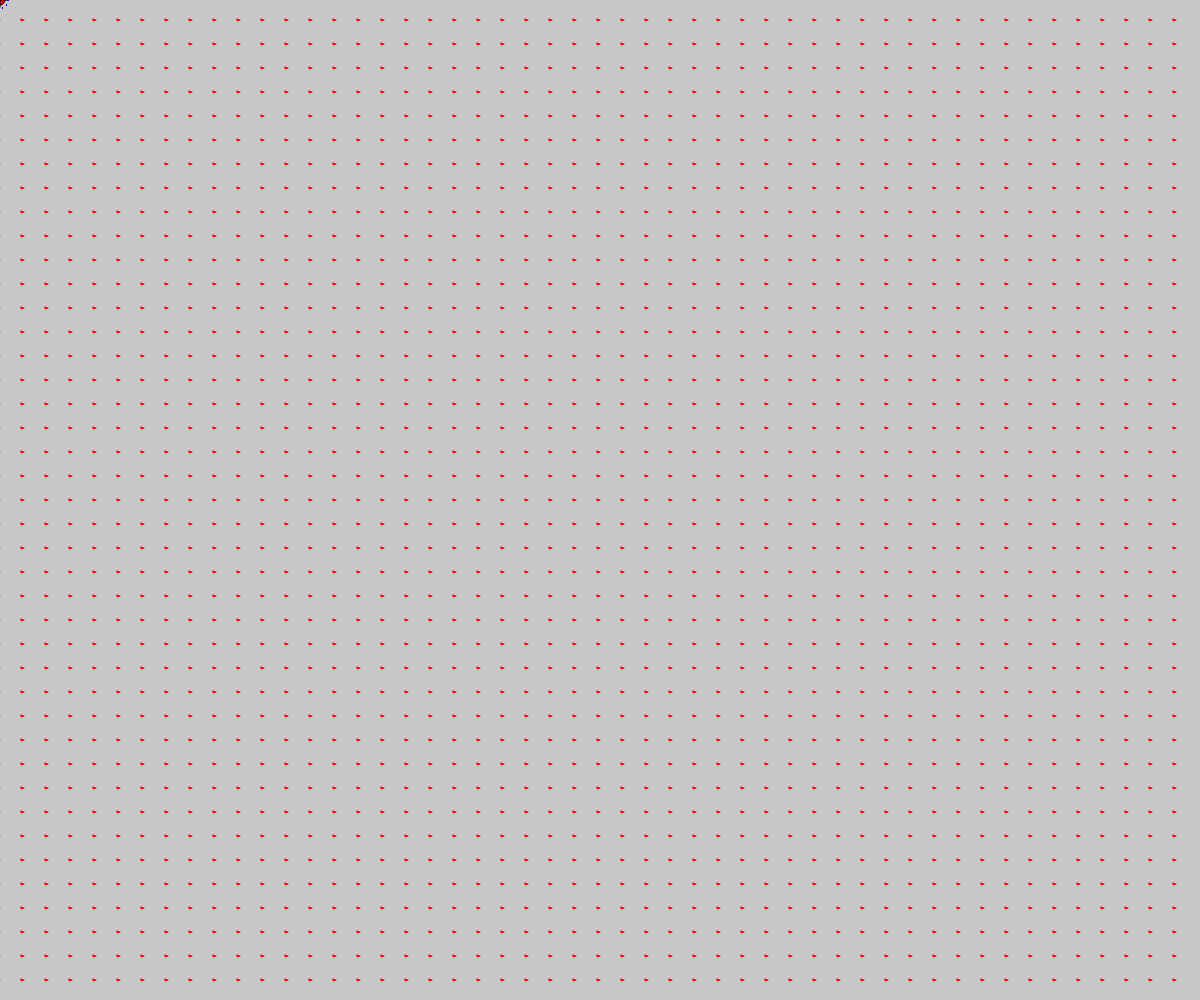
Frame 1 (no input)
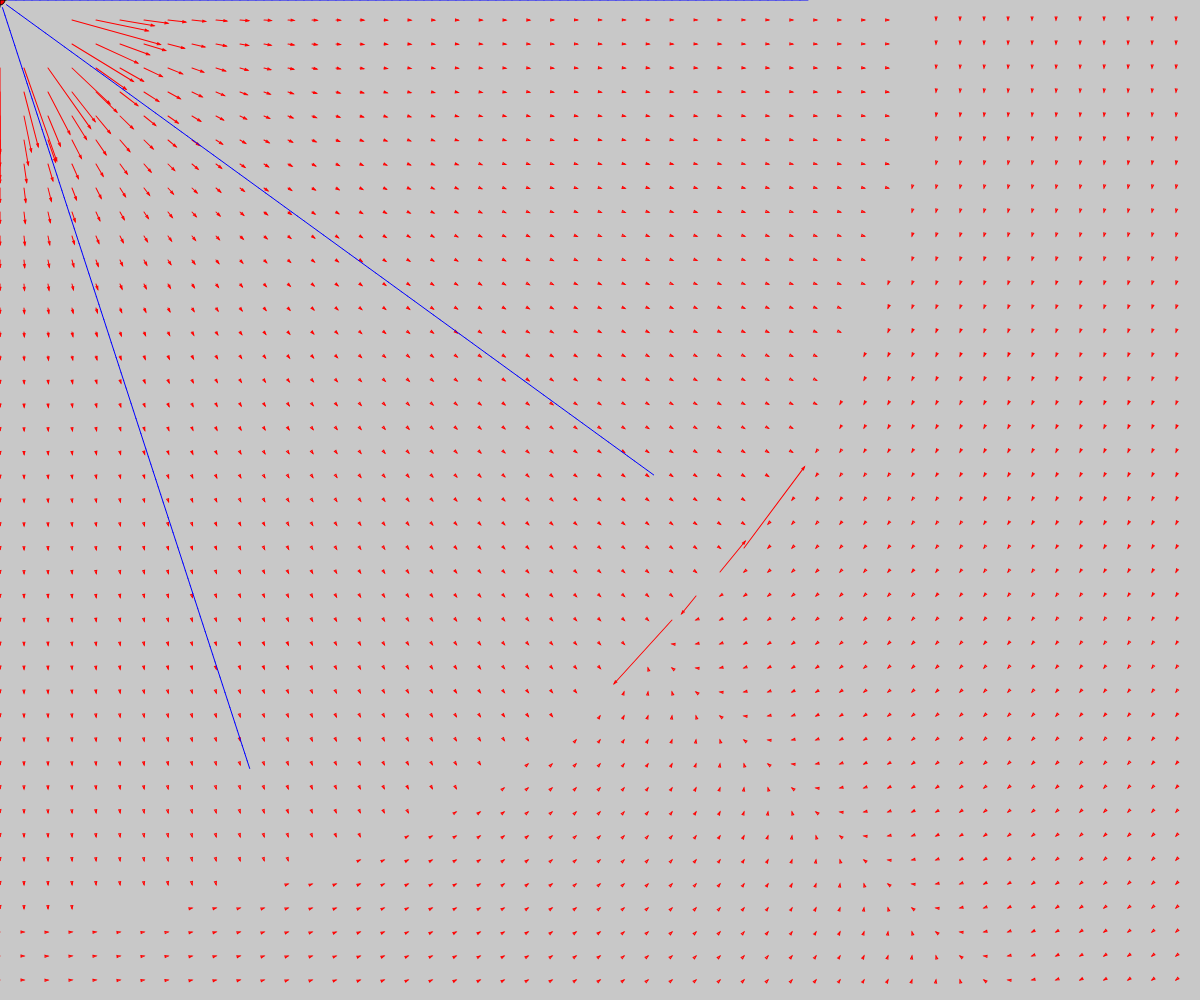
Frame 60 (no input)
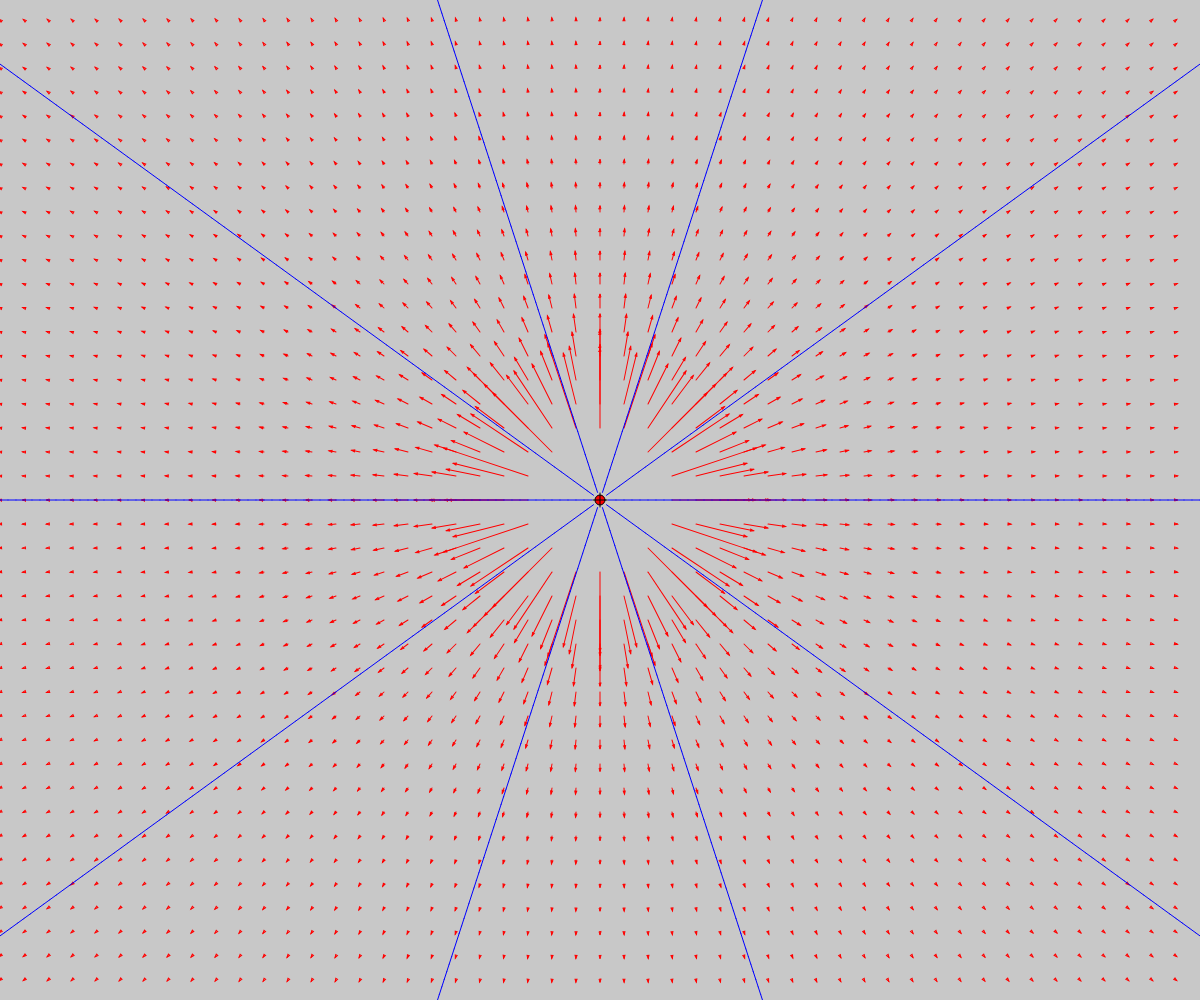
Frame 120 (the mouse pressed at the canvas centre since frame 60)

The p5.js sketch that drew these frames (run headless with seeded random() and noise() and a simulated clock; from frame 60 on, the mouse is pressed at the canvas centre):

// p5.js sketch
// ── sketch.js
let scale;
let t = 0;
let xext = 15;
let r0 = [];
let charge;
let c = 0.2;

function setup() {
  createCanvas(windowWidth, windowHeight);
  strokeWeight(1);
  scale = width / xext;
  charge = new Charge(0, 0, 1);
}

function draw() {
  if (width != windowWidth || height != windowHeight) {
    setup();
  }
  background(200);
  translate(width / 2, height / 2);
  vectors();
  let x = (mouseX - width / 2) / scale;
  let y = (mouseY - height / 2) / scale;
  r0[t] = new p5.Vector(x, y);
  charge.x = x;
  charge.y = y;
  alpha=0;
  for (let n = 0; n < 10; n++) {
    alpha += TWO_PI / 10;
    x = charge.x + 0.1 * cos(alpha);
    y = charge.y + 0.1 * sin(alpha);
    fieldline(x, y);
  }
  charge.show();
  if(t<300){
    t++;
  } else {
    r0.splice(0,1);
  }
}

function fieldline(x, y) {
  let xalt, yalt;
  for (let k = 0; k < 100; k++) {
    xalt = x;
    yalt = y;
    let E=Efeld(x, y);
    E.normalize();
    x += E.x*0.1;
    y += E.y*0.1;
    stroke(0, 0, 255);
    line(xalt * scale, yalt * scale, x * scale, y * scale);
  }
}

function vectors() {
  for (let i = 0; i < 50; i++) {
    for (let j = 0; j < 50; j++) {
      let x = i * xext / 50 - xext / 2;
      let y = j * xext / 50 - xext / 2;
      E=Efeld(x, y);
      if (E.mag() < 1.5) {
        let arrow = new Arrow(x * scale, y * scale, E.x * scale, E.y * scale);
        arrow.show(color(255, 0, 0));
      }
    }
  }
}

function Efeld(x, y) {
  let R=1;
  let Rv=new p5.Vector(1,1);
  let vv=new p5.Vector(1,1);
  let v=1;
  let a=new p5.Vector(1,1);
  let r = new p5.Vector(x, y);
  for (let j = t; j > 0; j--) {
    Rv = p5.Vector.sub(r, r0[j]);
    R=Rv.mag();
    if (R / c < t - j) {
      vv=p5.Vector.sub(r0[j],r0[j-1]);
      let v1=p5.Vector.sub(r0[j-1],r0[j-2]);
      a=p5.Vector.sub(vv,v1);
      a.div(c*c);
      vv.div(c);
      break;
    }
  }
  v=vv.mag();
  vv.mult(R);
  let Ev=p5.Vector.sub(Rv,vv);
  Ev.mult(pow(R-p5.Vector.dot(vv,Rv),-3));
  let Eb=p5.Vector.cross(Ev,a);
  Eb=p5.Vector.cross(Rv,Eb);
  return p5.Vector.add(Ev.mult(1-v*v),Eb);
}

class Charge {
  constructor(x, y, ladung) {
    this.x = x;
    this.y = y;
    this.charge = ladung;
  }
  show() {
    translate(this.x * scale, this.y * scale);
    stroke(0);
    if (this.charge == -1) {
      fill(0, 0, 255);
      circle(0, 0, 10);
      line(-7, 0, 7, 0);
    } else {
      fill(255, 0, 0);
      circle(0, 0, 10);
      line(-7, 0, 7, 0);
      line(0, -7, 0, 7);
    }
  }
}

class Arrow {
  constructor(tx, ty, x, y) {
    this.tx = tx;
    this.ty = ty;
    this.x = x;
    this.y = y;
    this.r = 1;
    this.alpha = 0;
    this.update();
  }

  update() {
    this.r = sqrt(this.x * this.x + this.y * this.y);
    if (this.r != 0) {
      if (this.y > 0) {
        this.alpha = acos(this.x / this.r);
      } else {
        this.alpha = TWO_PI - acos(this.x / this.r);
      }
    }
  }
  add(v) {
    this.x += v.x;
    this.y += v.y;
    this.update();
  }
  show(c) {
    stroke(c);
    noFill();
    push();
    translate(this.tx, this.ty);
    rotate(this.alpha);
    line(0, 0, this.r, 0);
    translate(this.r, 0);
    beginShape();
    vertex(-3, -1);
    vertex(0, 0);
    vertex(-3, 1);
    endShape(CLOSE);
    pop();
  }
}
